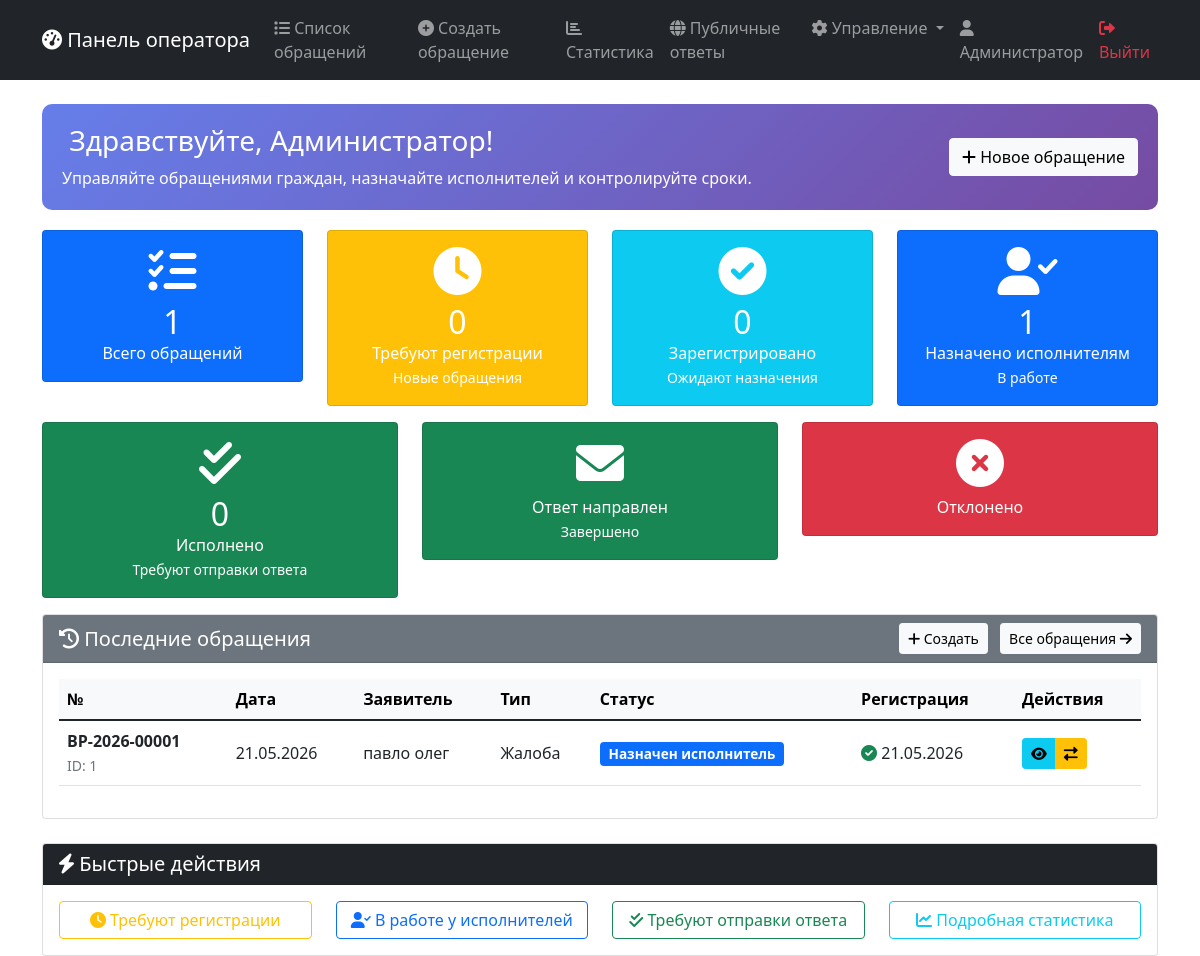
/operator (signed in), run on the app's committed database.
### models.py (models this page shows, shortened)
class User(db.Model):
    __tablename__ = 'users'
    id = db.Column(db.Integer, primary_key=True)
    username = db.Column(db.String(80), unique=True, nullable=False)
    password_hash = db.Column(db.String(200), nullable=False)
    role = db.Column(db.String(20), default='client')  # admin, operator, secretary, executor, client
    full_name = db.Column(db.String(200), nullable=False)
    email = db.Column(db.String(100), unique=True)
    phone = db.Column(db.String(20))
    notes = db.Column(db.Text)
    is_active = db.Column(db.Boolean, default=True)
    created_at = db.Column(db.DateTime, default=datetime.now)
    last_login = db.Column(db.DateTime)

class Appeal(db.Model):
    __tablename__ = 'appeals'
    id = db.Column(db.Integer, primary_key=True)
    reg_number = db.Column(db.String(50), unique=True)
    registration_number = db.Column(db.String(50), unique=True)
    registration_date = db.Column(db.Date)
    registered_by_id = db.Column(db.Integer, db.ForeignKey('users.id'))
    appeal_date = db.Column(db.Date, default=datetime.now().date)
    created_at = db.Column(db.DateTime, default=datetime.now)
    updated_at = db.Column(db.DateTime, default=datetime.now, onupdate=datetime.now)
    citizen_name = db.Column(db.String(200), nullable=False)
    citizen_phone = db.Column(db.String(20))
    citizen_email = db.Column(db.String(100))
    citizen_address = db.Column(db.String(300))
    is_anonymous = db.Column(db.Boolean, default=False)
    type_id = db.Column(db.Integer, db.ForeignKey('appeal_types.id'))
    content = db.Column(db.Text, nullable=False)
    status_id = db.Column(db.Integer, db.ForeignKey('appeal_statuses.id'), default=1)
    executor = db.Column(db.String(200))
    resolution_text = db.Column(db.Text)
    resolution_date = db.Column(db.Date)
    notes = db.Column(db.Text)
    priority = db.Column(db.Integer, default=2)
    created_by = db.Column(db.Integer, db.ForeignKey('users.id'))
    needs_clarification = db.Column(db.Boolean, default=False)
    clarification_text = db.Column(db.Text)
    final_response_sent = db.Column(db.Boolean, default=False)
    response_sent_date = db.Column(db.Date)
    secretary_approved = db.Column(db.Boolean, default=False)
    secretary_comment = db.Column(db.Text)
    executor_response_date = db.Column(db.Date)
    deadline_date = db.Column(db.Date)
    days_overdue = db.Column(db.Integer, default=0)
    is_overdue = db.Column(db.Boolean, default=False)
    reminder_sent_7 = db.Column(db.Boolean, default=False)
    reminder_sent_3 = db.Column(db.Boolean, default=False)
    reminder_sent_1 = db.Column(db.Boolean, default=False)
    execution_days = db.Column(db.Integer)
    type = db.relationship('AppealType', backref='appeals')
    status = db.relationship('AppealStatus', backref='appeals')
    creator = db.relationship('User', foreign_keys=[created_by])
    registered_by = db.relationship('User', foreign_keys=[registered_by_id])

class AppealType(db.Model):
    __tablename__ = 'appeal_types'
    id = db.Column(db.Integer, primary_key=True)
    name = db.Column(db.String(100), nullable=False)
    sort_order = db.Column(db.Integer, default=0)

class AppealStatus(db.Model):
    __tablename__ = 'appeal_statuses'
    id = db.Column(db.Integer, primary_key=True)
    name = db.Column(db.String(50), nullable=False)
    is_final = db.Column(db.Boolean, default=False)
    sort_order = db.Column(db.Integer, default=0)

### app.py (the view)
@app.route('/operator')
@operator_required
def operator_dashboard():
    stats = {
        'total': Appeal.query.count(),
        'new': Appeal.query.filter_by(status_id=1).count(),
        'registered': Appeal.query.filter_by(status_id=2).count(),
        'assigned': Appeal.query.filter_by(status_id=4).count(),
        'completed': Appeal.query.filter_by(status_id=8).count()
    }
    recent_appeals = Appeal.query.order_by(Appeal.created_at.desc()).limit(10).all()
    return render_template('operator_dashboard.html', stats=stats, recent_appeals=recent_appeals)

### templates/operator_dashboard.html (shortened to what this page needs)
<!DOCTYPE html>
<html lang="ru">
<head>
    <link href="https://cdn.jsdelivr.net/npm/bootstrap@5.1.3/dist/css/bootstrap.min.css" rel="stylesheet">
    <link rel="stylesheet" href="https://cdnjs.cloudflare.com/ajax/libs/font-awesome/6.0.0/css/all.min.css">
</head>
<body>
    <nav class="navbar navbar-expand-lg navbar-dark bg-dark">
        <div class="container">
            <a class="navbar-brand" href="/operator">
                <i class="fas fa-tachometer-alt"></i> Панель оператора
            </a>
            <div class="collapse navbar-collapse" id="navbarNav">
                <ul class="navbar-nav ms-auto">
                    <li class="nav-item">
                        <a class="nav-link" href="/operator/appeals">
                            <i class="fas fa-list"></i> Список обращений
                        </a>
                    </li>
                    <li class="nav-item">
                        <a class="nav-link" href="/operator/appeal/add">
                            <i class="fas fa-plus-circle"></i> Создать обращение
                        </a>
                    </li>
                    <li class="nav-item">
                        <a class="nav-link" href="/statistics">
                            <i class="fas fa-chart-bar"></i> Статистика
                        </a>
                    </li>
                    <li class="nav-item">
                        <a class="nav-link" href="/public-appeals">
                            <i class="fas fa-globe"></i> Публичные ответы
                        </a>
                    </li>
                    {% if session.role == 'admin' %}
                    <li class="nav-item dropdown">
                        <a class="nav-link dropdown-toggle" href="#" role="button" data-bs-toggle="dropdown">
                            <i class="fas fa-cog"></i> Управление
                        </a>
                    </li>
                    {% endif %}
                    <li class="nav-item">
                        <a class="nav-link" href="/profile">
                            <i class="fas fa-user"></i> {{ session.full_name }}
                        </a>
                    </li>
                    <li class="nav-item">
                        <a class="nav-link text-danger" href="/logout">
                            <i class="fas fa-sign-out-alt"></i> Выйти
                        </a>
                    </li>
                </ul>
            </div>
        </div>
    </nav>
    <div class="container mt-4">
        <div class="welcome-banner">
            <div class="row align-items-center">
                <div class="col-md-8">
                    <h3> Здравствуйте, {{ session.full_name }}!</h3>
                    <p class="mb-0">Управляйте обращениями граждан, назначайте исполнителей и контролируйте сроки.</p>
                </div>
                <div class="col-md-4 text-md-end">
                    <a href="/operator/appeal/add" class="btn btn-light">
                        <i class="fas fa-plus"></i> Новое обращение
                    </a>
                </div>
            </div>
        </div>
        <div class="row">
            <div class="col-md-3 mb-3">
                <div class="card stat-card text-white bg-primary" onclick="window.location='/operator/appeals'">
                    <div class="card-body text-center">
                        <i class="fas fa-tasks fa-3x mb-2"></i>
                        <h2 class="mb-0">{{ stats.total if stats else 0 }}</h2>
                        <p class="mb-0">Всего обращений</p>
                    </div>
                </div>
            </div>
            <div class="col-md-3 mb-3">
                <div class="card stat-card text-white bg-warning" onclick="window.location='/operator/appeals?status_id=1'">
                    <div class="card-body text-center">
                        <i class="fas fa-clock fa-3x mb-2"></i>
                        <h2 class="mb-0">{{ stats.new if stats else 0 }}</h2>
                        <p class="mb-0">Требуют регистрации</p>
                        <small>Новые обращения</small>
                    </div>
                </div>
            </div>
            <div class="col-md-3 mb-3">
                <div class="card stat-card text-white bg-info" onclick="window.location='/operator/appeals?status_id=2'">
                    <div class="card-body text-center">
                        <i class="fas fa-check-circle fa-3x mb-2"></i>
                        <h2 class="mb-0">{{ stats.registered if stats else 0 }}</h2>
                        <p class="mb-0">Зарегистрировано</p>
                        <small>Ожидают назначения</small>
                    </div>
                </div>
            </div>
            <div class="col-md-3 mb-3">
                <div class="card stat-card text-white bg-primary" onclick="window.location='/operator/appeals?status_id=4'">
                    <div class="card-body text-center">
                        <i class="fas fa-user-check fa-3x mb-2"></i>
                        <h2 class="mb-0">{{ stats.assigned if stats else 0 }}</h2>
                        <p class="mb-0">Назначено исполнителям</p>
                        <small>В работе</small>
                    </div>
                </div>
            </div>
        </div>
        <div class="row">
            <div class="col-md-4 mb-3">
                <div class="card stat-card text-white bg-success" onclick="window.location='/operator/appeals?status_id=5'">
                    <div class="card-body text-center">
                        <i class="fas fa-check-double fa-3x mb-2"></i>
                        <h2 class="mb-0">{{ stats.completed if stats else 0 }}</h2>
                        <p class="mb-0">Исполнено</p>
                        <small>Требуют отправки ответа</small>
                    </div>
                </div>
            </div>
            <div class="col-md-4 mb-3">
                <div class="card stat-card text-white bg-success" onclick="window.location='/operator/appeals?status_id=8'">
                    <div class="card-body text-center">
                        <i class="fas fa-envelope fa-3x mb-2"></i>
                        <p class="mb-0">Ответ направлен</p>
                        <small>Завершено</small>
                    </div>
                </div>
            </div>
            <div class="col-md-4 mb-3">
                <div class="card stat-card text-white bg-danger" onclick="window.location='/operator/appeals?status_id=9'">
                    <div class="card-body text-center">
                        <i class="fas fa-times-circle fa-3x mb-2"></i>
                        <p class="mb-0">Отклонено</p>
                    </div>
                </div>
            </div>
        </div>
        <div class="card">
            <div class="card-header bg-secondary text-white d-flex justify-content-between align-items-center">
                <h5 class="mb-0"><i class="fas fa-history"></i> Последние обращения</h5>
                <div>
                    <a href="/operator/appeal/add" class="btn btn-sm btn-light me-2">
                        <i class="fas fa-plus"></i> Создать
                    </a>
                    <a href="/operator/appeals" class="btn btn-sm btn-light">
                        Все обращения <i class="fas fa-arrow-right"></i>
                    </a>
                </div>
            </div>
            <div class="card-body">
                {% if recent_appeals %}
                    <div class="table-responsive">
                        <table class="table table-hover">
                            <thead class="table-light">
                                <tr>
                                    <th>№</th>
                                    <th>Дата</th>
                                    <th>Заявитель</th>
                                    <th>Тип</th>
                                    <th>Статус</th>
                                    <th>Регистрация</th>
                                    <th>Действия</th>
                                </tr>
                            </thead>
                            <tbody>
                                {% for appeal in recent_appeals %}
                                <tr>
                                    <td>
                                        <strong>{{ appeal.reg_number or 'Ожидает' }}</strong>
                                        <br><small class="text-muted">ID: {{ appeal.id }}</small>
                                    </td>
                                    <td>{{ appeal.created_at.strftime('%d.%m.%Y') if appeal.created_at else '-' }}</td>
                                    <td>{{ appeal.citizen_name|truncate(30) }}</td>
                                    <td>{{ appeal.type.name if appeal.type else '-' }}</td>
                                    <td>
                                        <span class="badge bg-{{ status_colors.get(appeal.status.name, 'secondary') }}">
                                            {{ appeal.status.name }}
                                        </span>
                                    </td>
                                    <td>
                                        {% if appeal.registration_number %}
                                            <i class="fas fa-check-circle text-success"></i> {{ appeal.registration_date.strftime('%d.%m.%Y') if appeal.registration_date }}
                                        {% else %}
                                            <span class="text-warning">⚠️ не зарегистрировано</span>
                                        {% endif %}
                                    </td>
                                    <td>
                                        <div class="btn-group btn-group-sm">
                                            <a href="/operator/appeal/{{ appeal.id }}" class="btn btn-info" title="Просмотр">
                                                <i class="fas fa-eye"></i>
                                            </a>
                                            {% if appeal.registration_number and appeal.status.name != 'Ответ отправлен' and appeal.status.name != 'Отклонено' %}
                                            <a href="/operator/appeal/{{ appeal.id }}" class="btn btn-warning" title="Изменить статус">
                                                <i class="fas fa-exchange-alt"></i>
                                            </a>
                                            {% endif %}
                                        </div>
                                    </td>
                                </tr>
                                {% endfor %}
                            </tbody>
                        </table>
                    </div>
                {% endif %}
            </div>
        </div>
        <div class="row mt-4">
            <div class="col-md-12">
                <div class="card">
                    <div class="card-header bg-dark text-white">
                        <h5 class="mb-0"><i class="fas fa-bolt"></i> Быстрые действия</h5>
                    </div>
                    <div class="card-body">
                        <div class="row text-center">
                            <div class="col-md-3">
                                <a href="/operator/appeals?status_id=1" class="btn btn-outline-warning w-100">
                                    <i class="fas fa-clock"></i> Требуют регистрации
                                </a>
                            </div>
                            <div class="col-md-3">
                                <a href="/operator/appeals?status_id=4" class="btn btn-outline-primary w-100">
                                    <i class="fas fa-user-check"></i> В работе у исполнителей
                                </a>
                            </div>
                            <div class="col-md-3">
                                <a href="/operator/appeals?status_id=5" class="btn btn-outline-success w-100">
                                    <i class="fas fa-check-double"></i> Требуют отправки ответа
                                </a>
                            </div>
                            <div class="col-md-3">
                                <a href="/statistics" class="btn btn-outline-info w-100">
                                    <i class="fas fa-chart-line"></i> Подробная статистика
                                </a>
                            </div>
                        </div>
                    </div>
                </div>
            </div>
        </div>
    </div>
</body>
</html>

### data on the page
User: full_name "Администратор"
Appeal: reg_number "ВР-2026-00001", id "1", created_at "21.05.2026", citizen_name "павло олег", type "Жалоба", status.name "Назначен исполнитель", registration_date "21.05.2026"

### other printed values
{{ stats.total if stats else 0 }} "1"
{{ stats.new if stats else 0 }} "0"
{{ stats.registered if stats else 0 }} "0"
{{ stats.assigned if stats else 0 }} "1"
{{ stats.completed if stats else 0 }} "0"
